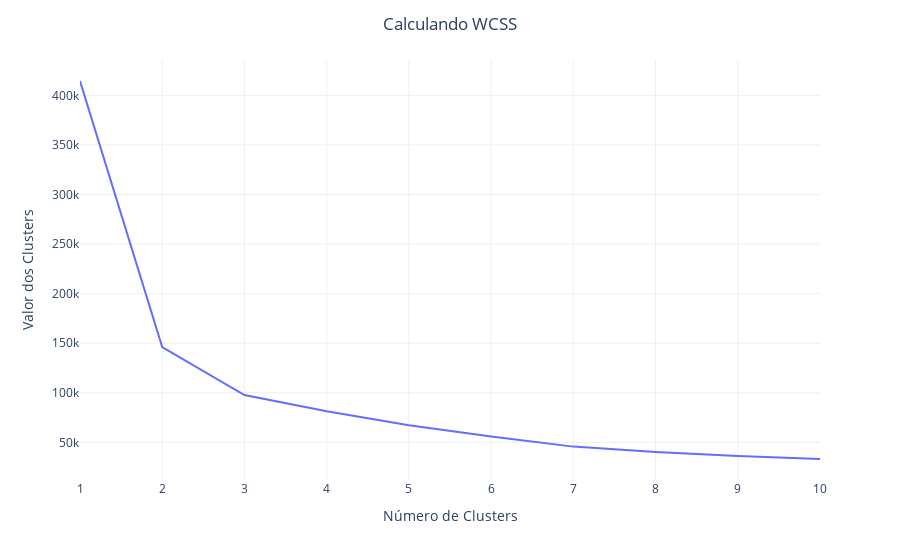

This figure's notebook cell:
### Code cell
# Visualizando os dados obtidos do WCSS

grafico_wcss = px.line(x=range(1,11), y = wcss_clientes)
fig = go.Figure(grafico_wcss)
fig.update_layout(title='Calculando WCSS',
                  title_x= 0.5,
                  xaxis_title ='Número de Clusters',
                  yaxis_title ='Valor dos Clusters',
                  template='plotly_white')

### Figure 1 — Plotly figure (JSON) as saved in the notebook; plotly's stock layout.template omitted (floating-point values rounded to 4 significant figures)
{"data": [{"hovertemplate": "x=%{x}<br>y=%{y}<extra></extra>", "legendgroup": "", "line": {"color": "#636efa", "dash": "solid"}, "marker": {"symbol": "circle"}, "mode": "lines", "name": "", "orientation": "v", "showlegend": false, "type": "scatter", "x": [1, 2, 3, 4, 5, 6, 7, 8, 9, 10], "xaxis": "x", "y": [414500.0, 146200.0, 97700.0, 81360.0, 67310.0, 55850.0, 45720.0, 40200.0, 36150.0, 33230.0], "yaxis": "y"}], "layout": {"legend": {"tracegroupgap": 0}, "margin": {"t": 60}, "title": {"text": "Calculando WCSS", "x": 0.5}, "xaxis": {"anchor": "y", "domain": [0, 1], "title": {"text": "Número de Clusters"}}, "yaxis": {"anchor": "x", "domain": [0, 1], "title": {"text": "Valor dos Clusters"}}}}
